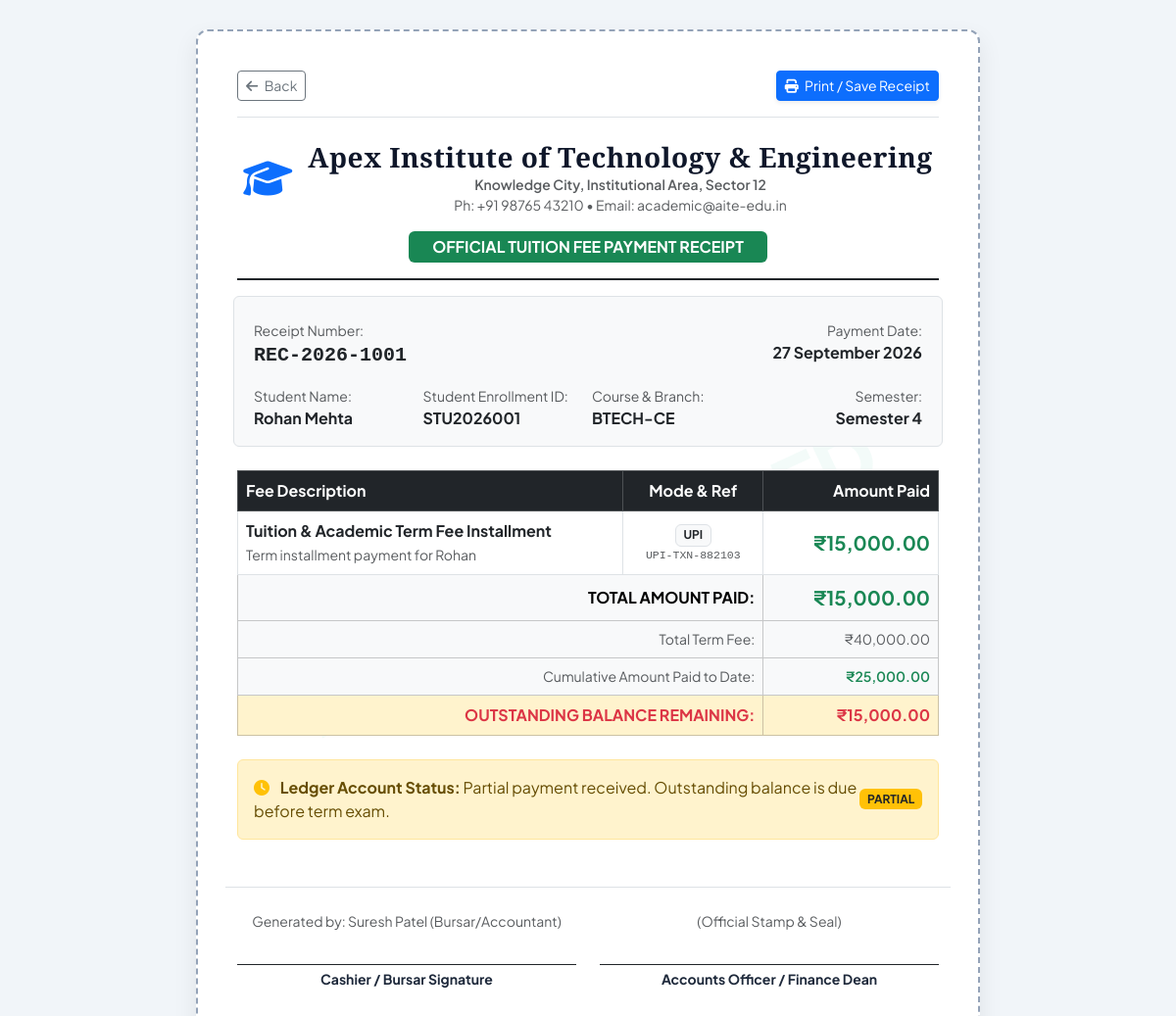
The page /fees/receipt/REC-2026-1001 (signed in) on the database its author committed.
### models.py (models this page shows, shortened)
class FeePayment(db.Model):
    __tablename__ = 'fee_payments'
    id = db.Column(db.Integer, primary_key=True)
    student_fee_id = db.Column(db.Integer, db.ForeignKey('student_fees.id'), nullable=False)
    receipt_no = db.Column(db.String(50), unique=True, nullable=False)
    amount_paid = db.Column(db.Float, nullable=False)
    payment_date = db.Column(db.Date, default=date.today)
    payment_mode = db.Column(db.String(30), default='UPI')  # Cash, UPI, Net Banking, Cheque
    transaction_ref = db.Column(db.String(100))
    collected_by = db.Column(db.Integer, db.ForeignKey('users.id'), nullable=True)
    notes = db.Column(db.String(255))

class Student(db.Model):
    __tablename__ = 'students'
    id = db.Column(db.Integer, primary_key=True)
    student_id = db.Column(db.String(30), unique=True, nullable=False, index=True)  # e.g., 'STU2026001'
    user_id = db.Column(db.Integer, db.ForeignKey('users.id'), nullable=True)
    course_id = db.Column(db.Integer, db.ForeignKey('courses.id'), nullable=False)
    semester = db.Column(db.Integer, nullable=False, default=1)
    first_name = db.Column(db.String(50), nullable=False)
    last_name = db.Column(db.String(50), nullable=False)
    email = db.Column(db.String(100), unique=True, nullable=False)
    phone = db.Column(db.String(20), nullable=False)
    address = db.Column(db.Text)
    enrollment_date = db.Column(db.Date, default=date.today)
    status = db.Column(db.String(20), default='active')  # active, inactive, graduated, dropped
    guardian_name = db.Column(db.String(100))
    guardian_phone = db.Column(db.String(20))
    attendance_records = db.relationship('Attendance', backref='student', lazy='dynamic')
    marks_records = db.relationship('Marks', backref='student', lazy='dynamic')
    fees = db.relationship('StudentFee', backref='student', lazy='dynamic')
    @property
    def full_name(self):
        return f"{self.first_name} {self.last_name}"

class Course(db.Model):
    __tablename__ = 'courses'
    id = db.Column(db.Integer, primary_key=True)
    code = db.Column(db.String(20), unique=True, nullable=False)  # e.g., 'BTECH-CE'
    name = db.Column(db.String(100), nullable=False)              # e.g., 'Computer Engineering'
    description = db.Column(db.Text)
    duration_semesters = db.Column(db.Integer, default=8)
    students = db.relationship('Student', backref='course', lazy='dynamic')
    subjects = db.relationship('Subject', backref='course', lazy='dynamic')
    fee_structures = db.relationship('FeeStructure', backref='course', lazy='dynamic')

class StudentFee(db.Model):
    __tablename__ = 'student_fees'
    id = db.Column(db.Integer, primary_key=True)
    student_id = db.Column(db.Integer, db.ForeignKey('students.id'), nullable=False)
    fee_structure_id = db.Column(db.Integer, db.ForeignKey('fee_structures.id'), nullable=False)
    total_amount = db.Column(db.Float, nullable=False, default=40000.0)
    paid_amount = db.Column(db.Float, default=0.0)
    balance_amount = db.Column(db.Float, default=40000.0)
    status = db.Column(db.String(20), default='unpaid')  # 'paid', 'partial', 'unpaid'
    payments = db.relationship('FeePayment', backref='student_fee', lazy='dynamic', cascade='all, delete-orphan')

class User(db.Model):
    __tablename__ = 'users'
    id = db.Column(db.Integer, primary_key=True)
    username = db.Column(db.String(50), unique=True, nullable=False, index=True)
    password_hash = db.Column(db.String(255), nullable=False)
    role = db.Column(db.String(20), nullable=False, default='student')  # admin, teacher, student, accountant
    email = db.Column(db.String(100), unique=True, nullable=False)
    full_name = db.Column(db.String(100), nullable=False)
    is_active = db.Column(db.Boolean, default=True)
    created_at = db.Column(db.DateTime, default=datetime.utcnow)
    student_profile = db.relationship('Student', backref='user_account', uselist=False, cascade='all, delete-orphan')
    audit_logs = db.relationship('AuditLog', backref='user', lazy='dynamic')

### app.py (the view)
    @app.route('/fees/receipt/<string:receipt_no>')
    @login_required
    def fee_receipt(receipt_no):
        payment = FeePayment.query.filter_by(receipt_no=receipt_no).first_or_404()
        student_fee = payment.student_fee
        student = student_fee.student
        if session.get('role') == 'student':
            logged_in_user = db.session.get(User, session['user_id'])
            if not logged_in_user.student_profile or logged_in_user.student_profile.id != student.id:
                flash('You are not authorized to view this receipt.', 'danger')
                return redirect(url_for('dashboard'))
        collector = db.session.get(User, payment.collected_by) if payment.collected_by else None
        return render_template(
            'fees/receipt.html',
            payment=payment,
            student_fee=student_fee,
            student=student,
            collector=collector
        )

### templates/fees/receipt.html (shortened to what this page needs)
<!DOCTYPE html>
<html lang="en">
<head>
    <link href="https://cdn.jsdelivr.net/npm/bootstrap@5.3.3/dist/css/bootstrap.min.css" rel="stylesheet">
    <link href="https://cdnjs.cloudflare.com/ajax/libs/font-awesome/6.5.1/css/all.min.css" rel="stylesheet">
</head>
<body>
<div class="receipt-container">
    <div class="watermark">PAID & VERIFIED</div>
    <div class="content-layer">
        <div class="d-flex justify-content-between align-items-center mb-4 no-print pb-3 border-bottom">
            <button onclick="window.history.back()" class="btn btn-outline-secondary btn-sm">
                <i class="fa-solid fa-arrow-left me-1"></i> Back
            </button>
            <div class="d-flex gap-2">
                <button onclick="window.print()" class="btn btn-primary btn-sm shadow-sm">
                    <i class="fa-solid fa-print me-1"></i> Print / Save Receipt
                </button>
            </div>
        </div>
        <div class="text-center pb-3 border-bottom border-2 border-dark mb-4">
            <div class="d-flex align-items-center justify-content-center gap-3 mb-2">
                <i class="fa-solid fa-graduation-cap fs-1 text-primary"></i>
                <div>
                    <h3 class="fw-bold institute-title mb-0">{{ institute_name }}</h3>
                    <div class="text-muted small fw-semibold">{{ institute_address }}</div>
                    <div class="text-muted small">Ph: {{ institute_phone }} • Email: {{ institute_email }}</div>
                </div>
            </div>
            <div class="badge bg-success text-white px-4 py-2 mt-2 text-uppercase fs-6">
                Official Tuition Fee Payment Receipt
            </div>
        </div>
        <div class="row g-2 mb-4 p-3 bg-light rounded border">
            <div class="col-6">
                <small class="text-muted d-block">Receipt Number:</small>
                <strong class="text-dark fs-5 font-monospace">{{ payment.receipt_no }}</strong>
            </div>
            <div class="col-6 text-end">
                <small class="text-muted d-block">Payment Date:</small>
                <strong class="text-dark fs-6">{{ payment.payment_date.strftime('%d %B %Y') }}</strong>
            </div>
            <div class="col-6 col-md-3 mt-3">
                <small class="text-muted d-block">Student Name:</small>
                <strong class="text-dark">{{ student.full_name }}</strong>
            </div>
            <div class="col-6 col-md-3 mt-3">
                <small class="text-muted d-block">Student Enrollment ID:</small>
                <strong class="text-dark">{{ student.student_id }}</strong>
            </div>
            <div class="col-6 col-md-3 mt-3">
                <small class="text-muted d-block">Course & Branch:</small>
                <strong class="text-dark">{{ student.course.code }}</strong>
            </div>
            <div class="col-6 col-md-3 mt-3 text-md-end">
                <small class="text-muted d-block">Semester:</small>
                <strong class="text-dark">Semester {{ student.semester }}</strong>
            </div>
        </div>
        <div class="table-responsive mb-4">
            <table class="table table-bordered align-middle mb-0">
                <thead class="table-dark">
                    <tr>
                        <th style="width: 55%;">Fee Description</th>
                        <th style="width: 20%;" class="text-center">Mode & Ref</th>
                        <th style="width: 25%;" class="text-end">Amount Paid</th>
                    </tr>
                </thead>
                <tbody>
                    <tr>
                        <td>
                            <div class="fw-bold text-dark">Tuition & Academic Term Fee Installment</div>
                            <small class="text-muted">{{ payment.notes or 'Semester educational fee payment' }}</small>
                        </td>
                        <td class="text-center">
                            <span class="badge bg-light text-dark border">{{ payment.payment_mode }}</span>
                            {% if payment.transaction_ref %}
                            <small class="d-block text-muted font-monospace" style="font-size: 0.72rem;">{{ payment.transaction_ref }}</small>
                            {% endif %}
                        </td>
                        <td class="text-end fw-bold text-success fs-5">
                            ₹{{ "{:,.2f}".format(payment.amount_paid) }}
                        </td>
                    </tr>
                </tbody>
                <tfoot class="table-light">
                    <tr>
                        <td colspan="2" class="text-end fw-bold">TOTAL AMOUNT PAID:</td>
                        <td class="text-end fw-bold text-success fs-5">₹{{ "{:,.2f}".format(payment.amount_paid) }}</td>
                    </tr>
                    <tr>
                        <td colspan="2" class="text-end text-muted small">Total Term Fee:</td>
                        <td class="text-end text-muted small">₹{{ "{:,.2f}".format(student_fee.total_amount) }}</td>
                    </tr>
                    <tr>
                        <td colspan="2" class="text-end text-muted small">Cumulative Amount Paid to Date:</td>
                        <td class="text-end text-success small fw-semibold">₹{{ "{:,.2f}".format(student_fee.paid_amount) }}</td>
                    </tr>
                    <tr class="table-warning">
                        <td colspan="2" class="text-end fw-bold text-danger">OUTSTANDING BALANCE REMAINING:</td>
                        <td class="text-end fw-bold text-danger fs-6">₹{{ "{:,.2f}".format(student_fee.balance_amount) }}</td>
                    </tr>
                </tfoot>
            </table>
        </div>
        <div class="alert alert-{{ 'success' if student_fee.balance_amount == 0 else 'warning' }} p-3 mb-5 d-flex align-items-center justify-content-between">
            <div>
                <i class="fa-solid {{ 'fa-circle-check text-success' if student_fee.balance_amount == 0 else 'fa-clock text-warning' }} me-2"></i>
                <strong>Ledger Account Status:</strong>
                {{ 'All dues cleared for this semester.' if student_fee.balance_amount == 0 else 'Partial payment received. Outstanding balance is due before term exam.' }}
            </div>
            <span class="badge bg-{{ 'success' if student_fee.balance_amount == 0 else 'warning text-dark' }} text-uppercase">
                {{ student_fee.status }}
            </span>
        </div>
        <div class="row text-center pt-4 border-top">
            <div class="col-6">
                <div class="mb-4 text-muted small" style="height: 30px;">
                    Generated by: {{ collector.full_name if collector else 'Accounts Dept' }}
                </div>
                <div class="border-top border-dark pt-1 small fw-bold">Cashier / Bursar Signature</div>
            </div>
            <div class="col-6">
                <div class="mb-4 text-muted small" style="height: 30px;">
                    (Official Stamp & Seal)
                </div>
                <div class="border-top border-dark pt-1 small fw-bold">Accounts Officer / Finance Dean</div>
            </div>
        </div>
    </div>
</div>
</body>
</html>

### templates/fees/receipt.html (style rules this page uses)
body { font-family: 'Plus Jakarta Sans', sans-serif; background-color: #f1f5f9; color: #1e293b; padding: 30px 15px; }
.receipt-container { max-width: 800px; margin: 0 auto; background: #ffffff; border-radius: 12px; box-shadow: 0 10px 25px rgba(0,0,0,0.08); border: 2px dashed #94a3b8; padding: 40px; position: relative; }
.institute-title { font-family: 'Cinzel', serif; letter-spacing: 0.5px; color: #0f172a; }
.watermark { position: absolute; top: 55%; left: 50%; transform: translate(-50%, -50%) rotate(-25deg); font-size: 5rem; font-weight: 800; color: rgba(16, 185, 129, 0.05); pointer-events: none; text-transform: uppercase; white-space: nowrap; z-index: 0; }
.content-layer { position: relative; z-index: 1; }

### rows shown on the page
FeePayment: receipt_no "REC-2026-1001", payment_date "27 September 2026", notes "Term installment payment for Rohan", payment_mode "UPI", transaction_ref "UPI-TXN-882103", amount_paid "15,000.00"
Student: full_name "Rohan Mehta", student_id "STU2026001", semester "4"
Course: course.code "BTECH-CE"
StudentFee: total_amount "40,000.00", paid_amount "25,000.00", balance_amount "15,000.00", balance_amount "Partial payment received. Outstanding balance is due before term exam.", status "PARTIAL"
User: full_name "Suresh Patel (Bursar/Accountant)"

### other values the page prints
{{ institute_name }} "Apex Institute of Technology & Engineering"
{{ institute_address }} "Knowledge City, Institutional Area, Sector 12"
{{ institute_phone }} "+91 98765 43210"
{{ institute_email }} "academic@aite-edu.in"
